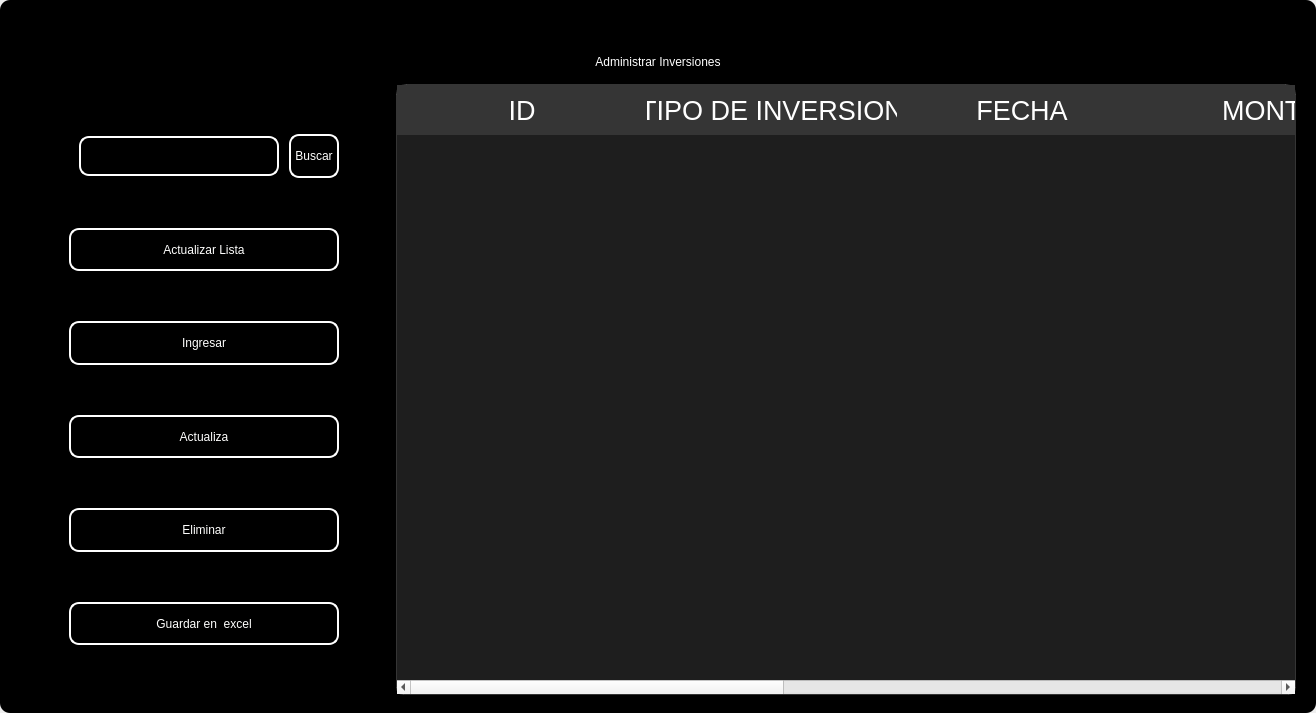
<?xml version="1.0" encoding="UTF-8"?>
<ui version="4.0">
 <class>MainWindow</class>
 <widget class="QMainWindow" name="MainWindow">
  <property name="geometry">
   <rect>
    <x>0</x>
    <y>0</y>
    <width>1316</width>
    <height>713</height>
   </rect>
  </property>
  <property name="windowTitle">
   <string>MainWindow</string>
  </property>
  <property name="styleSheet">
   <string notr="true"/>
  </property>
  <widget class="QWidget" name="centralwidget">
   <property name="styleSheet">
    <string notr="true"/>
   </property>
   <layout class="QVBoxLayout" name="verticalLayout">
    <property name="spacing">
     <number>0</number>
    </property>
    <property name="leftMargin">
     <number>0</number>
    </property>
    <property name="topMargin">
     <number>0</number>
    </property>
    <property name="rightMargin">
     <number>0</number>
    </property>
    <property name="bottomMargin">
     <number>0</number>
    </property>
    <item>
     <widget class="QFrame" name="frame">
      <property name="enabled">
       <bool>true</bool>
      </property>
      <property name="styleSheet">
       <string notr="true">
QFrame {
border-radius:10px;
	background-color: rgb(0, 0, 0);
 }
</string>
      </property>
      <property name="frameShape">
       <enum>QFrame::StyledPanel</enum>
      </property>
      <property name="frameShadow">
       <enum>QFrame::Raised</enum>
      </property>
      <layout class="QVBoxLayout" name="verticalLayout_2">
       <item>
        <widget class="QFrame" name="frame_superior">
         <property name="minimumSize">
          <size>
           <width>0</width>
           <height>40</height>
          </size>
         </property>
         <property name="maximumSize">
          <size>
           <width>16777215</width>
           <height>40</height>
          </size>
         </property>
         <property name="styleSheet">
          <string notr="true">QPushButton{
border-radius:18px;
}

QPushButton:hover{
	background-color: rgb(0, 0, 0);
}
</string>
         </property>
         <property name="frameShape">
          <enum>QFrame::StyledPanel</enum>
         </property>
         <property name="frameShadow">
          <enum>QFrame::Raised</enum>
         </property>
         <layout class="QHBoxLayout" name="horizontalLayout_3">
          <property name="spacing">
           <number>4</number>
          </property>
          <property name="leftMargin">
           <number>0</number>
          </property>
          <property name="topMargin">
           <number>0</number>
          </property>
          <property name="rightMargin">
           <number>0</number>
          </property>
          <property name="bottomMargin">
           <number>0</number>
          </property>
          <item>
           <widget class="QPushButton" name="btn_icon">
            <property name="text">
             <string/>
            </property>
            <property name="iconSize">
             <size>
              <width>40</width>
              <height>40</height>
             </size>
            </property>
           </widget>
          </item>
          <item>
           <spacer name="horizontalSpacer_2">
            <property name="orientation">
             <enum>Qt::Horizontal</enum>
            </property>
            <property name="sizeHint" stdset="0">
             <size>
              <width>443</width>
              <height>20</height>
             </size>
            </property>
           </spacer>
          </item>
          <item>
           <widget class="QPushButton" name="btn_exit">
            <property name="minimumSize">
             <size>
              <width>38</width>
              <height>38</height>
             </size>
            </property>
            <property name="maximumSize">
             <size>
              <width>38</width>
              <height>38</height>
             </size>
            </property>
            <property name="text">
             <string/>
            </property>
            <property name="iconSize">
             <size>
              <width>35</width>
              <height>35</height>
             </size>
            </property>
           </widget>
          </item>
          <item>
           <widget class="QPushButton" name="bt_minimizar">
            <property name="minimumSize">
             <size>
              <width>38</width>
              <height>38</height>
             </size>
            </property>
            <property name="maximumSize">
             <size>
              <width>38</width>
              <height>38</height>
             </size>
            </property>
            <property name="cursor">
             <cursorShape>PointingHandCursor</cursorShape>
            </property>
            <property name="text">
             <string/>
            </property>
            <property name="icon">
             <iconset>
              <normaloff>image/minus.svg</normaloff>image/minus.svg</iconset>
            </property>
            <property name="iconSize">
             <size>
              <width>38</width>
              <height>38</height>
             </size>
            </property>
           </widget>
          </item>
          <item>
           <widget class="QPushButton" name="bt_maximizar">
            <property name="minimumSize">
             <size>
              <width>38</width>
              <height>38</height>
             </size>
            </property>
            <property name="maximumSize">
             <size>
              <width>38</width>
              <height>38</height>
             </size>
            </property>
            <property name="cursor">
             <cursorShape>PointingHandCursor</cursorShape>
            </property>
            <property name="text">
             <string/>
            </property>
            <property name="icon">
             <iconset>
              <normaloff>image/chevron-up.svg</normaloff>image/chevron-up.svg</iconset>
            </property>
            <property name="iconSize">
             <size>
              <width>38</width>
              <height>38</height>
             </size>
            </property>
           </widget>
          </item>
          <item>
           <widget class="QPushButton" name="bt_restaurar">
            <property name="minimumSize">
             <size>
              <width>38</width>
              <height>38</height>
             </size>
            </property>
            <property name="maximumSize">
             <size>
              <width>38</width>
              <height>38</height>
             </size>
            </property>
            <property name="cursor">
             <cursorShape>PointingHandCursor</cursorShape>
            </property>
            <property name="text">
             <string/>
            </property>
            <property name="icon">
             <iconset>
              <normaloff>image/chevron-down.svg</normaloff>image/chevron-down.svg</iconset>
            </property>
            <property name="iconSize">
             <size>
              <width>38</width>
              <height>38</height>
             </size>
            </property>
           </widget>
          </item>
          <item>
           <widget class="QPushButton" name="bt_cerrar">
            <property name="minimumSize">
             <size>
              <width>38</width>
              <height>38</height>
             </size>
            </property>
            <property name="maximumSize">
             <size>
              <width>38</width>
              <height>38</height>
             </size>
            </property>
            <property name="cursor">
             <cursorShape>PointingHandCursor</cursorShape>
            </property>
            <property name="text">
             <string/>
            </property>
            <property name="icon">
             <iconset>
              <normaloff>image/x.svg</normaloff>image/x.svg</iconset>
            </property>
            <property name="iconSize">
             <size>
              <width>38</width>
              <height>38</height>
             </size>
            </property>
           </widget>
          </item>
         </layout>
        </widget>
       </item>
       <item>
        <widget class="QLabel" name="label">
         <property name="styleSheet">
          <string notr="true">font: 30pt &quot;MS Shell Dlg 2&quot;;
color: rgb(255, 255, 255);</string>
         </property>
         <property name="text">
          <string>Administrar Inversiones</string>
         </property>
         <property name="alignment">
          <set>Qt::AlignCenter</set>
         </property>
        </widget>
       </item>
       <item>
        <widget class="QFrame" name="frame_3">
         <property name="minimumSize">
          <size>
           <width>0</width>
           <height>0</height>
          </size>
         </property>
         <property name="frameShape">
          <enum>QFrame::StyledPanel</enum>
         </property>
         <property name="frameShadow">
          <enum>QFrame::Raised</enum>
         </property>
         <layout class="QHBoxLayout" name="horizontalLayout_4">
          <property name="leftMargin">
           <number>9</number>
          </property>
          <property name="topMargin">
           <number>9</number>
          </property>
          <property name="rightMargin">
           <number>9</number>
          </property>
          <item>
           <layout class="QVBoxLayout" name="verticalLayout_4">
            <property name="spacing">
             <number>50</number>
            </property>
            <property name="sizeConstraint">
             <enum>QLayout::SetDefaultConstraint</enum>
            </property>
            <property name="leftMargin">
             <number>50</number>
            </property>
            <property name="topMargin">
             <number>50</number>
            </property>
            <property name="rightMargin">
             <number>50</number>
            </property>
            <property name="bottomMargin">
             <number>50</number>
            </property>
            <item>
             <layout class="QHBoxLayout" name="horizontalLayout">
              <property name="spacing">
               <number>10</number>
              </property>
              <property name="leftMargin">
               <number>10</number>
              </property>
              <property name="topMargin">
               <number>0</number>
              </property>
              <property name="bottomMargin">
               <number>0</number>
              </property>
              <item>
               <widget class="QLineEdit" name="searchtxt">
                <property name="minimumSize">
                 <size>
                  <width>200</width>
                  <height>25</height>
                 </size>
                </property>
                <property name="maximumSize">
                 <size>
                  <width>150</width>
                  <height>40</height>
                 </size>
                </property>
                <property name="styleSheet">
                 <string notr="true">QLabel {
	color: rgb(255, 255, 254);
	font: 12pt &quot;Arial&quot;;
	background-color: rgba(0, 0, 0,0);
}

QTextEdit{
background-color: rgba(0, 0, 0,0);
border-radius:10px; 
font: 12pt &quot;Arial&quot;;
color: rgb(255, 255, 254);
border: 2px solid  rgb(255, 255, 255);

}

QTextEdit:hover{
background-color: rgba(0, 0, 0,0);
border-radius:10px; 
font: 12pt &quot;Arial&quot;;
border: 2px solid  rgb(120, 0, 171);
}

QTextEdit:focus{
background-color: rgb(0, 0, 0);
border-radius:10px; 
font: 12pt &quot;Arial&quot;;
border: 2px solid rgb(120, 0, 171);
}

QLineEdit{
background-color: rgba(0, 0, 0,0);
border-radius:10px; 
font: 12pt &quot;Arial&quot;;
color: rgb(255, 255, 254);
border: 2px solid  rgb(255, 255, 255);

}

QLineEdit:hover{
background-color: rgba(0, 0, 0,0);
border-radius:10px; 
font: 12pt &quot;Arial&quot;;
border: 2px solid  rgb(120, 0, 171);
}

QLineEdit:focus{
background-color: rgb(0, 0, 0);
border-radius:10px; 
font: 12pt &quot;Arial&quot;;
border: 2px solid rgb(120, 0, 171);
}

QCheckBox{
	font: 12pt &quot;Arial&quot;;
	color: rgb(255, 255, 255);
}

QCheckBox::indicator {
    width: 18px;
    height:18px;
}

QCheckBox::indicator:unchecked {
   background-image: url(image/square.svg);
}

QCheckBox::indicator:checked {
   background-image: url(image/check-square.svg);
}

QPushButton{
border-radius:10px; 
font: 12pt &quot;Arial&quot;;
color: rgb(255, 255, 254);
border: 2px solid #ffffff;
}

QPushButton:hover{
border-radius:10px; 
font: 12pt &quot;Arial&quot;;
color: rgb(255, 255, 255);
border: 2px solid rgb(120, 0, 171);
	background-color: rgb(120, 0, 171);
}
</string>
                </property>
               </widget>
              </item>
              <item>
               <widget class="QPushButton" name="btn_search">
                <property name="sizePolicy">
                 <sizepolicy hsizetype="Minimum" vsizetype="Fixed">
                  <horstretch>0</horstretch>
                  <verstretch>0</verstretch>
                 </sizepolicy>
                </property>
                <property name="minimumSize">
                 <size>
                  <width>0</width>
                  <height>15</height>
                 </size>
                </property>
                <property name="maximumSize">
                 <size>
                  <width>100</width>
                  <height>50</height>
                 </size>
                </property>
                <property name="cursor">
                 <cursorShape>PointingHandCursor</cursorShape>
                </property>
                <property name="styleSheet">
                 <string notr="true">QPushButton{
border-radius:10px; 
font: 12pt &quot;Arial&quot;;
color: rgb(255, 255, 254);
border: 2px solid #ffffff;
}

QPushButton:hover{
border-radius:10px; 
font: 12pt &quot;Arial&quot;;
color: rgb(255, 255, 255);
border: 2px solid rgb(120, 0, 171);
	background-color: rgb(120, 0, 171);
}</string>
                </property>
                <property name="text">
                 <string>Buscar</string>
                </property>
               </widget>
              </item>
             </layout>
            </item>
            <item>
             <widget class="QPushButton" name="btn_get">
              <property name="minimumSize">
               <size>
                <width>50</width>
                <height>40</height>
               </size>
              </property>
              <property name="maximumSize">
               <size>
                <width>300</width>
                <height>50</height>
               </size>
              </property>
              <property name="cursor">
               <cursorShape>PointingHandCursor</cursorShape>
              </property>
              <property name="styleSheet">
               <string notr="true">QPushButton{
border-radius:10px; 
font: 12pt &quot;Arial&quot;;
color: rgb(255, 255, 254);
border: 2px solid #ffffff;
}

QPushButton:hover{
border-radius:10px; 
font: 12pt &quot;Arial&quot;;
color: rgb(255, 255, 255);
border: 2px solid rgb(120, 0, 171);
	background-color: rgb(120, 0, 171);
}</string>
              </property>
              <property name="text">
               <string>Actualizar Lista</string>
              </property>
              <property name="iconSize">
               <size>
                <width>35</width>
                <height>35</height>
               </size>
              </property>
             </widget>
            </item>
            <item>
             <widget class="QPushButton" name="btn_add">
              <property name="minimumSize">
               <size>
                <width>0</width>
                <height>40</height>
               </size>
              </property>
              <property name="maximumSize">
               <size>
                <width>300</width>
                <height>50</height>
               </size>
              </property>
              <property name="cursor">
               <cursorShape>PointingHandCursor</cursorShape>
              </property>
              <property name="styleSheet">
               <string notr="true">QPushButton{
border-radius:10px; 
font: 12pt &quot;Arial&quot;;
color: rgb(255, 255, 254);
border: 2px solid #ffffff;
}

QPushButton:hover{
border-radius:10px; 
font: 12pt &quot;Arial&quot;;
color: rgb(255, 255, 255);
border: 2px solid rgb(120, 0, 171);
	background-color: rgb(120, 0, 171);
}</string>
              </property>
              <property name="text">
               <string>Ingresar</string>
              </property>
              <property name="iconSize">
               <size>
                <width>35</width>
                <height>35</height>
               </size>
              </property>
             </widget>
            </item>
            <item>
             <widget class="QPushButton" name="btn_update">
              <property name="minimumSize">
               <size>
                <width>0</width>
                <height>40</height>
               </size>
              </property>
              <property name="maximumSize">
               <size>
                <width>300</width>
                <height>50</height>
               </size>
              </property>
              <property name="cursor">
               <cursorShape>PointingHandCursor</cursorShape>
              </property>
              <property name="styleSheet">
               <string notr="true">QPushButton{
border-radius:10px; 
font: 12pt &quot;Arial&quot;;
color: rgb(255, 255, 254);
border: 2px solid #ffffff;
}

QPushButton:hover{
border-radius:10px; 
font: 12pt &quot;Arial&quot;;
color: rgb(255, 255, 255);
border: 2px solid rgb(120, 0, 171);
	background-color: rgb(120, 0, 171);
}</string>
              </property>
              <property name="text">
               <string>Actualiza</string>
              </property>
              <property name="iconSize">
               <size>
                <width>35</width>
                <height>35</height>
               </size>
              </property>
             </widget>
            </item>
            <item>
             <widget class="QPushButton" name="btn_delete">
              <property name="minimumSize">
               <size>
                <width>0</width>
                <height>40</height>
               </size>
              </property>
              <property name="maximumSize">
               <size>
                <width>300</width>
                <height>50</height>
               </size>
              </property>
              <property name="cursor">
               <cursorShape>PointingHandCursor</cursorShape>
              </property>
              <property name="styleSheet">
               <string notr="true">QPushButton{
border-radius:10px; 
font: 12pt &quot;Arial&quot;;
color: rgb(255, 255, 254);
border: 2px solid #ffffff;
}

QPushButton:hover{
border-radius:10px; 
font: 12pt &quot;Arial&quot;;
color: rgb(255, 255, 255);
border: 2px solid rgb(120, 0, 171);
	background-color: rgb(120, 0, 171);
}</string>
              </property>
              <property name="text">
               <string>Eliminar</string>
              </property>
              <property name="iconSize">
               <size>
                <width>35</width>
                <height>35</height>
               </size>
              </property>
             </widget>
            </item>
            <item>
             <widget class="QPushButton" name="btn_excel">
              <property name="minimumSize">
               <size>
                <width>10</width>
                <height>40</height>
               </size>
              </property>
              <property name="maximumSize">
               <size>
                <width>300</width>
                <height>50</height>
               </size>
              </property>
              <property name="cursor">
               <cursorShape>PointingHandCursor</cursorShape>
              </property>
              <property name="styleSheet">
               <string notr="true">QPushButton{
border-radius:10px; 
font: 12pt &quot;Arial&quot;;
color: rgb(255, 255, 254);
border: 2px solid #ffffff;
}

QPushButton:hover{
border-radius:10px; 
font: 12pt &quot;Arial&quot;;
color: rgb(255, 255, 255);
border: 2px solid rgb(120, 0, 171);
	background-color: rgb(120, 0, 171);
}</string>
              </property>
              <property name="text">
               <string>Guardar en  excel</string>
              </property>
              <property name="iconSize">
               <size>
                <width>35</width>
                <height>35</height>
               </size>
              </property>
             </widget>
            </item>
           </layout>
          </item>
          <item>
           <widget class="QTableWidget" name="table_investment">
            <property name="minimumSize">
             <size>
              <width>900</width>
              <height>0</height>
             </size>
            </property>
            <property name="maximumSize">
             <size>
              <width>700</width>
              <height>16777215</height>
             </size>
            </property>
            <property name="styleSheet">
             <string notr="true">QTableView {
	background-color: rgba(255, 255, 255, 30); 	
	border: 1px solid rgba(255,255,255,40);
	border-bottom-right-radius: 7px; 
	border-bottom-left-radius: 7px; 
	color: white;
	font: 15pt &quot;MS Shell Dlg 2&quot;;
}

QHeaderView::section {
background-color: rgb(53, 53, 53);
color: white;
border: none;
height: 50px;
font-size: 20pt;
}

QTableView::item {
    border-style: none;
    border-bottom: 1px solid rgba(255,255,255,50);
    padding-left: auto;
    padding-right: auto;
}

QTableView::item:selected{
	border: none;
	color: rgb(255, 255, 255);
    background-color: rgba(255, 255, 255, 50);
}
</string>
            </property>
            <property name="lineWidth">
             <number>1</number>
            </property>
            <property name="editTriggers">
             <set>QAbstractItemView::NoEditTriggers</set>
            </property>
            <attribute name="horizontalHeaderDefaultSectionSize">
             <number>250</number>
            </attribute>
            <column>
             <property name="text">
              <string>ID</string>
             </property>
            </column>
            <column>
             <property name="text">
              <string>TIPO DE INVERSION</string>
             </property>
            </column>
            <column>
             <property name="text">
              <string>FECHA</string>
             </property>
            </column>
            <column>
             <property name="text">
              <string>MONTO</string>
             </property>
            </column>
            <column>
             <property name="text">
              <string>MONTO FINAL INVERTIDO</string>
             </property>
            </column>
            <column>
             <property name="text">
              <string>RENDIMIENTO</string>
             </property>
            </column>
            <column>
             <property name="text">
              <string>FECHA EXPIRACION</string>
             </property>
            </column>
           </widget>
          </item>
         </layout>
        </widget>
       </item>
      </layout>
     </widget>
    </item>
   </layout>
  </widget>
 </widget>
 <resources/>
 <connections/>
</ui>
